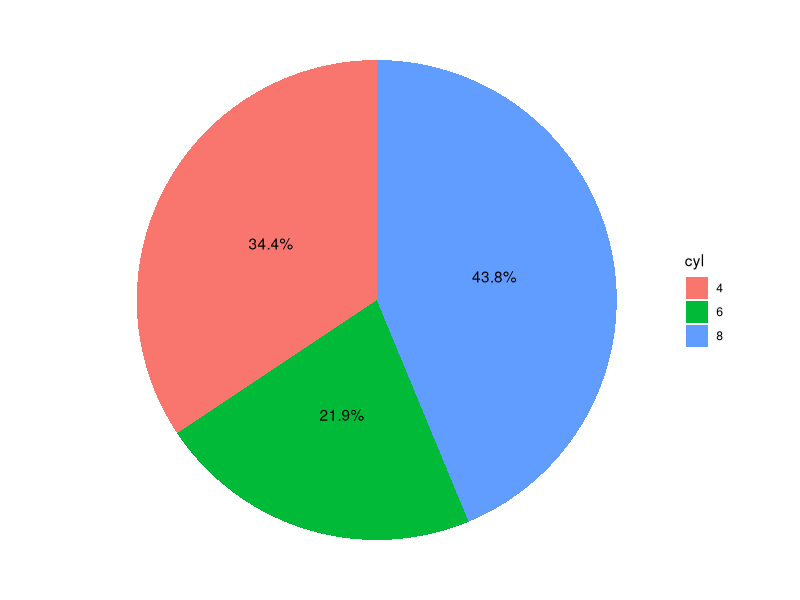

Here is the R script that generated this plot:
library(ggplot2)
library(dplyr)
library(scales)

ggpie <- function(data, x, title = NULL, xlab = NULL, ylab = NULL, 
                  title_col = 'black', title_vjust = 0.5,
                  title_fam = 'serif', title_face = 'plain', 
                  title_size = 10, title_hjust = 0.5, 
                  xax_col = 'black', xax_fam = 'serif', 
                  xax_face = 'plain', xax_size = 10, 
                  xax_hjust = 0.5, xax_vjust = 0.5,
                  yax_col = 'black', yax_fam = 'serif', 
                  yax_face = 'plain', yax_size = 10, 
                  yax_hjust = 0.5, yax_vjust = 0.5,
                  add_text = FALSE, xloc = NA, yloc = NA, 
                  label = NA, tex_color = NA, tex_size = NA) {
  
  da <- data %>%
    select_(x)
  
  df <- tibble::as_data_frame(table(da))
  colnames(df) <- c('group', 'value')
  
  p <- ggplot(df, aes(x = '', y = value, fill = group)) +
    geom_bar(width = 1, stat = 'identity') + xlab('') + ylab('') +
    coord_polar(theta = 'y', start = 0) +
    theme(axis.text.x = element_blank(),
          axis.text.y = element_blank()) +
    theme_void() +
    scale_fill_discrete(guide = guide_legend(title = x)) +
    geom_text(aes(label = percent(value/sum(value))), 
              position = position_stack(vjust = 0.5))
  
  p <- p + ggtitle(title) + xlab(xlab) + ylab(ylab) +
    theme(
      plot.title = element_text(color = title_col, family = title_fam,
                                face = title_face, size = title_size, hjust = title_hjust,
                                vjust = title_vjust),
      axis.title.x = element_text(color = xax_col, family = xax_fam,
                                  face = xax_face, size = xax_size, hjust = xax_hjust,
                                  vjust = xax_vjust),
      axis.title.y = element_text(color = yax_col, family = yax_fam,
                                  face = yax_face, size = yax_size, hjust = yax_hjust,
                                  vjust = yax_vjust)
    )
  
  if(add_text) {
    p <- p + annotate("text", x = xloc, y = yloc, label = label, 
                      color = tex_color, size = tex_size)
    p
  }
  
  p
  
}

ggpie(mtcars, 'cyl')
